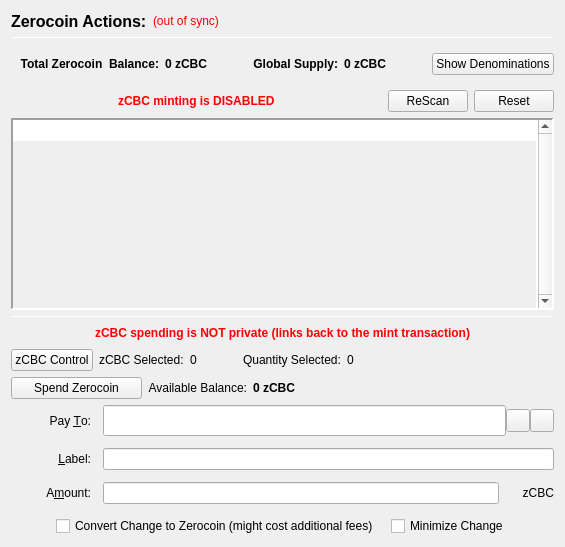
                  <widget class="QFrame" name="verticalFrameLeft">
                   <layout class="QVBoxLayout" name="verticalLayout_2">
                    <item>
                     <layout class="QVBoxLayout" name="verticalLayout_3">
                      <item>
                       <layout class="QHBoxLayout" name="horizontalLayout_3">
                        <item>
                         <widget class="QLabel" name="labelzCBCActions">
                          <property name="font">
                           <font>
                            <pointsize>12</pointsize>
                            <weight>75</weight>
                            <bold>true</bold>
                           </font>
                          </property>
                          <property name="text">
                           <string>Zerocoin Actions:</string>
                          </property>
                          <property name="alignment">
                           <set>Qt::AlignLeading|Qt::AlignLeft|Qt::AlignVCenter</set>
                          </property>
                         </widget>
                        </item>
                        <item>
                         <widget class="QLabel" name="labelzCBCSyncStatus">
                          <property name="toolTip">
                           <string>The displayed information may be out of date. Your wallet automatically synchronizes with the Cybercoin network after a connection is established, but this process has not completed yet.</string>
                          </property>
                          <property name="styleSheet">
                           <string notr="true">QLabel { color: red; }</string>
                          </property>
                          <property name="text">
                           <string notr="true">(out of sync)</string>
                          </property>
                          <property name="alignment">
                           <set>Qt::AlignLeading|Qt::AlignLeft|Qt::AlignVCenter</set>
                          </property>
                         </widget>
                        </item>
                        <item>
                         <spacer name="horizontalSpacer">
                          <property name="orientation">
                           <enum>Qt::Horizontal</enum>
                          </property>
                          <property name="sizeHint" stdset="0">
                           <size>
                            <width>40</width>
                            <height>20</height>
                           </size>
                          </property>
                         </spacer>
                        </item>
                       </layout>
                      </item>
                      <item>
                       <widget class="Line" name="lineUpperLeft">
                        <property name="minimumSize">
                         <size>
                          <width>0</width>
                          <height>1</height>
                         </size>
                        </property>
                        <property name="maximumSize">
                         <size>
                          <width>16777215</width>
                          <height>1</height>
                         </size>
                        </property>
                        <property name="frameShadow">
                         <enum>QFrame::Sunken</enum>
                        </property>
                        <property name="orientation">
                         <enum>Qt::Horizontal</enum>
                        </property>
                       </widget>
                      </item>
                      <item>
                       <widget class="QFrame" name="balanceSupplyFrame">
                        <layout class="QHBoxLayout" name="horizontalLayout_2" stretch="0,0,0,1,0">
                         <property name="rightMargin">
                          <number>0</number>
                         </property>
                         <item>
                          <layout class="QHBoxLayout" name="horizontalLayout_34">
                           <item>
                            <widget class="QLabel" name="labelzAvailableText_3">
                             <property name="font">
                              <font>
                               <weight>75</weight>
                               <bold>true</bold>
                              </font>
                             </property>
                             <property name="toolTip">
                              <string>Total Balance including unconfirmed and immature zCBC</string>
                             </property>
                             <property name="text">
                              <string>Total Zerocoin  Balance:</string>
                             </property>
                             <property name="alignment">
                              <set>Qt::AlignRight|Qt::AlignTrailing|Qt::AlignVCenter</set>
                             </property>
                            </widget>
                           </item>
                           <item>
                            <widget class="QLabel" name="labelzAvailableAmount_4">
                             <property name="minimumSize">
                              <size>
                               <width>40</width>
                               <height>0</height>
                              </size>
                             </property>
                             <property name="font">
                              <font>
                               <weight>75</weight>
                               <bold>true</bold>
                              </font>
                             </property>
                             <property name="toolTip">
                              <string>Total Balance including unconfirmed and immature zCBC</string>
                             </property>
                             <property name="text">
                              <string>0 zCBC</string>
                             </property>
                             <property name="alignment">
                              <set>Qt::AlignLeading|Qt::AlignLeft|Qt::AlignVCenter</set>
                             </property>
                            </widget>
                           </item>
                          </layout>
                         </item>
                         <item>
                          <spacer name="horizontalSpacer_32">
                           <property name="orientation">
                            <enum>Qt::Horizontal</enum>
                           </property>
                           <property name="sizeHint" stdset="0">
                            <size>
                             <width>40</width>
                             <height>20</height>
                            </size>
                           </property>
                          </spacer>
                         </item>
                         <item>
                          <layout class="QHBoxLayout" name="horizontalLayout_35">
                           <item>
                            <widget class="QLabel" name="labelZsupplyText_2">
                             <property name="font">
                              <font>
                               <weight>75</weight>
                               <bold>true</bold>
                              </font>
                             </property>
                             <property name="text">
                              <string>Global Supply:</string>
                             </property>
                             <property name="alignment">
                              <set>Qt::AlignRight|Qt::AlignTrailing|Qt::AlignVCenter</set>
                             </property>
                            </widget>
                           </item>
                           <item>
                            <widget class="QLabel" name="labelZsupplyAmount_2">
                             <property name="font">
                              <font>
                               <weight>75</weight>
                               <bold>true</bold>
                              </font>
                             </property>
                             <property name="text">
                              <string>0 zCBC</string>
                             </property>
                            </widget>
                           </item>
                          </layout>
                         </item>
                         <item>
                          <spacer name="horizontalSpacer_31">
                           <property name="orientation">
                            <enum>Qt::Horizontal</enum>
                           </property>
                           <property name="sizeHint" stdset="0">
                            <size>
                             <width>40</width>
                             <height>20</height>
                            </size>
                           </property>
                          </spacer>
                         </item>
                         <item>
                          <widget class="QPushButton" name="pushButtonShowDenoms">
                           <property name="toolTip">
                            <string>Show zCBC denominations list</string>
                           </property>
                           <property name="text">
                            <string>Show Denominations</string>
                           </property>
                          </widget>
                         </item>
                        </layout>
                       </widget>
                      </item>
                      <item>
                       <layout class="QHBoxLayout" name="horizontalLayout_4">
                        <item>
                         <spacer name="horizontalSpacer_2">
                          <property name="orientation">
                           <enum>Qt::Horizontal</enum>
                          </property>
                          <property name="sizeHint" stdset="0">
                           <size>
                            <width>40</width>
                            <height>20</height>
                           </size>
                          </property>
                         </spacer>
                        </item>
                        <item>
                         <widget class="QLabel" name="label">
                          <property name="styleSheet">
                           <string notr="true">color: red;
font-weight: bold;</string>
                          </property>
                          <property name="text">
                           <string>zCBC minting is DISABLED</string>
                          </property>
                         </widget>
                        </item>
                        <item>
                         <spacer name="horizontalSpacer_3">
                          <property name="orientation">
                           <enum>Qt::Horizontal</enum>
                          </property>
                          <property name="sizeHint" stdset="0">
                           <size>
                            <width>40</width>
                            <height>20</height>
                           </size>
                          </property>
                         </spacer>
                        </item>
                        <item>
                         <widget class="QPushButton" name="pushButtonMintReset">
                          <property name="maximumSize">
                           <size>
                            <width>80</width>
                            <height>16777215</height>
                           </size>
                          </property>
                          <property name="toolTip">
                           <string>Rescan the complete blockchain for  Zerocoin mints and their meta-data.</string>
                          </property>
                          <property name="text">
                           <string>ReScan</string>
                          </property>
                         </widget>
                        </item>
                        <item>
                         <widget class="QPushButton" name="pushButtonSpentReset">
                          <property name="maximumSize">
                           <size>
                            <width>80</width>
                            <height>16777215</height>
                           </size>
                          </property>
                          <property name="toolTip">
                           <string>Reset Zerocoin Wallet DB. Deletes transactions that did not make it into the blockchain.</string>
                          </property>
                          <property name="text">
                           <string>Reset</string>
                          </property>
                         </widget>
                        </item>
                       </layout>
                      </item>
                      <item>
                       <widget class="QPlainTextEdit" name="TEMintStatus">
                        <property name="font">
                         <font>
                          <pointsize>8</pointsize>
                         </font>
                        </property>
                        <property name="toolTip">
                         <string>Status and/or Mesages from the last Mint Action.</string>
                        </property>
                        <property name="frameShape">
                         <enum>QFrame::Panel</enum>
                        </property>
                        <property name="frameShadow">
                         <enum>QFrame::Sunken</enum>
                        </property>
                        <property name="lineWidth">
                         <number>2</number>
                        </property>
                        <property name="midLineWidth">
                         <number>2</number>
                        </property>
                        <property name="verticalScrollBarPolicy">
                         <enum>Qt::ScrollBarAlwaysOn</enum>
                        </property>
                        <property name="horizontalScrollBarPolicy">
                         <enum>Qt::ScrollBarAlwaysOff</enum>
                        </property>
                        <property name="readOnly">
                         <bool>true</bool>
                        </property>
                        <property name="plainText">
                         <string notr="true"/>
                        </property>
                        <property name="backgroundVisible">
                         <bool>true</bool>
                        </property>
                       </widget>
                      </item>
                      <item>
                       <widget class="Line" name="line">
                        <property name="minimumSize">
                         <size>
                          <width>0</width>
                          <height>1</height>
                         </size>
                        </property>
                        <property name="maximumSize">
                         <size>
                          <width>16777215</width>
                          <height>1</height>
                         </size>
                        </property>
                        <property name="orientation">
                         <enum>Qt::Horizontal</enum>
                        </property>
                       </widget>
                      </item>
                      <item>
                       <layout class="QHBoxLayout" name="horizontalLayout_7">
                        <item>
                         <spacer name="horizontalSpacer_18">
                          <property name="orientation">
                           <enum>Qt::Horizontal</enum>
                          </property>
                          <property name="sizeHint" stdset="0">
                           <size>
                            <width>40</width>
                            <height>20</height>
                           </size>
                          </property>
                         </spacer>
                        </item>
                        <item>
                         <widget class="QLabel" name="label_2">
                          <property name="styleSheet">
                           <string notr="true">color: red;
font-weight: bold;</string>
                          </property>
                          <property name="text">
                           <string>zCBC spending is NOT private (links back to the mint transaction)</string>
                          </property>
                         </widget>
                        </item>
                        <item>
                         <spacer name="horizontalSpacer_30">
                          <property name="orientation">
                           <enum>Qt::Horizontal</enum>
                          </property>
                          <property name="sizeHint" stdset="0">
                           <size>
                            <width>40</width>
                            <height>20</height>
                           </size>
                          </property>
                         </spacer>
                        </item>
                       </layout>
                      </item>
                      <item>
                       <layout class="QHBoxLayout" name="horizontalLayout_24">
                        <property name="leftMargin">
                         <number>0</number>
                        </property>
                        <property name="bottomMargin">
                         <number>0</number>
                        </property>
                        <item>
                         <widget class="QPushButton" name="pushButtonZPivControl">
                          <property name="text">
                           <string>zCBC Control</string>
                          </property>
                         </widget>
                        </item>
                        <item>
                         <widget class="QLabel" name="labelzPivSelected">
                          <property name="text">
                           <string>zCBC Selected:</string>
                          </property>
                         </widget>
                        </item>
                        <item>
                         <widget class="QLabel" name="labelzPivSelected_int">
                          <property name="text">
                           <string>0</string>
                          </property>
                         </widget>
                        </item>
                        <item>
                         <spacer name="horizontalSpacer_17">
                          <property name="orientation">
                           <enum>Qt::Horizontal</enum>
                          </property>
                          <property name="sizeType">
                           <enum>QSizePolicy::Fixed</enum>
                          </property>
                          <property name="sizeHint" stdset="0">
                           <size>
                            <width>40</width>
                            <height>20</height>
                           </size>
                          </property>
                         </spacer>
                        </item>
                        <item>
                         <widget class="QLabel" name="labelQuantitySelected">
                          <property name="text">
                           <string>Quantity Selected:</string>
                          </property>
                         </widget>
                        </item>
                        <item>
                         <widget class="QLabel" name="labelQuantitySelected_int">
                          <property name="text">
                           <string>0</string>
                          </property>
                         </widget>
                        </item>
                        <item>
                         <spacer name="horizontalSpacer_19">
                          <property name="orientation">
                           <enum>Qt::Horizontal</enum>
                          </property>
                          <property name="sizeHint" stdset="0">
                           <size>
                            <width>40</width>
                            <height>20</height>
                           </size>
                          </property>
                         </spacer>
                        </item>
                       </layout>
                      </item>
                      <item>
                       <layout class="QHBoxLayout" name="horizontalLayout_6">
                        <item>
                         <widget class="QPushButton" name="pushButtonSpendzCBC">
                          <property name="minimumSize">
                           <size>
                            <width>131</width>
                            <height>0</height>
                           </size>
                          </property>
                          <property name="toolTip">
                           <string>Spend Zerocoin. Without 'Pay To:' address creates payments to yourself.</string>
                          </property>
                          <property name="text">
                           <string>Spend Zerocoin</string>
                          </property>
                         </widget>
                        </item>
                        <item>
                         <widget class="QLabel" name="labelzCBCBalanceText">
                          <property name="toolTip">
                           <string>Available (mature and spendable) zCBC for spending</string>
                          </property>
                          <property name="text">
                           <string>Available Balance:</string>
                          </property>
                          <property name="alignment">
                           <set>Qt::AlignRight|Qt::AlignTrailing|Qt::AlignVCenter</set>
                          </property>
                         </widget>
                        </item>
                        <item>
                         <widget class="QLabel" name="labelzAvailableAmount_2">
                          <property name="font">
                           <font>
                            <weight>75</weight>
                            <bold>true</bold>
                           </font>
                          </property>
                          <property name="toolTip">
                           <string>Available (mature and spendable) zCBC for spending

zCBC are mature when they have more than 20 confirmations AND more than 2 mints of the same denomination after them were minted</string>
                          </property>
                          <property name="text">
                           <string>0 zCBC</string>
                          </property>
                          <property name="alignment">
                           <set>Qt::AlignLeading|Qt::AlignLeft|Qt::AlignVCenter</set>
                          </property>
                         </widget>
                        </item>
                        <item>
                         <spacer name="horizontalSpacer_4">
                          <property name="orientation">
                           <enum>Qt::Horizontal</enum>
                          </property>
                          <property name="sizeHint" stdset="0">
                           <size>
                            <width>40</width>
                            <height>20</height>
                           </size>
                          </property>
                         </spacer>
                        </item>
                       </layout>
                      </item>
                      <item>
                       <layout class="QGridLayout" name="gridLayout_7">
                        <property name="spacing">
                         <number>12</number>
                        </property>
                        <item row="0" column="0">
                         <widget class="QLabel" name="payToLabel">
                          <property name="minimumSize">
                           <size>
                            <width>80</width>
                            <height>0</height>
                           </size>
                          </property>
                          <property name="text">
                           <string>Pay &amp;To:</string>
                          </property>
                          <property name="alignment">
                           <set>Qt::AlignRight|Qt::AlignTrailing|Qt::AlignVCenter</set>
                          </property>
                          <property name="buddy">
                           <cstring>payTo</cstring>
                          </property>
                         </widget>
                        </item>
                        <item row="0" column="1">
                         <layout class="QHBoxLayout" name="payToLayout">
                          <property name="spacing">
                           <number>0</number>
                          </property>
                          <item>
                           <widget class="QValidatedLineEdit" name="payTo">
                            <property name="enabled">
                             <bool>true</bool>
                            </property>
                            <property name="minimumSize">
                             <size>
                              <width>0</width>
                              <height>31</height>
                             </size>
                            </property>
                            <property name="toolTip">
                             <string>The Cybercoin address to send the payment to. Creates local payment to yourself when empty.</string>
                            </property>
                           </widget>
                          </item>
                          <item>
                           <widget class="QToolButton" name="addressBookButton">
                            <property name="toolTip">
                             <string>Choose previously used address</string>
                            </property>
                            <property name="text">
                             <string/>
                            </property>
                            <property name="icon">
                             <iconset resource="../cybercoin.qrc">
                              <normaloff>:/icons/address-book</normaloff>:/icons/address-book</iconset>
                            </property>
                            <property name="shortcut">
                             <string>Alt+A</string>
                            </property>
                           </widget>
                          </item>
                          <item>
                           <widget class="QToolButton" name="pasteButton">
                            <property name="toolTip">
                             <string>Paste address from clipboard</string>
                            </property>
                            <property name="text">
                             <string/>
                            </property>
                            <property name="icon">
                             <iconset resource="../cybercoin.qrc">
                              <normaloff>:/icons/editpaste</normaloff>:/icons/editpaste</iconset>
                            </property>
                            <property name="shortcut">
                             <string>Alt+P</string>
                            </property>
                           </widget>
                          </item>
                         </layout>
                        </item>
                        <item row="1" column="0">
                         <widget class="QLabel" name="labelLabel">
                          <property name="minimumSize">
                           <size>
                            <width>80</width>
                            <height>0</height>
                           </size>
                          </property>
                          <property name="text">
                           <string>&amp;Label:</string>
                          </property>
                          <property name="alignment">
                           <set>Qt::AlignRight|Qt::AlignTrailing|Qt::AlignVCenter</set>
                          </property>
                          <property name="buddy">
                           <cstring>addAsLabel</cstring>
                          </property>
                         </widget>
                        </item>
                        <item row="1" column="1">
                         <widget class="QLineEdit" name="addAsLabel">
                          <property name="toolTip">
                           <string>Enter a label for this address to add it to the list of used addresses</string>
                          </property>
                         </widget>
                        </item>
                        <item row="2" column="0">
                         <widget class="QLabel" name="amountLabel">
                          <property name="minimumSize">
                           <size>
                            <width>80</width>
                            <height>0</height>
                           </size>
                          </property>
                          <property name="text">
                           <string>A&amp;mount:</string>
                          </property>
                          <property name="alignment">
                           <set>Qt::AlignRight|Qt::AlignTrailing|Qt::AlignVCenter</set>
                          </property>
                          <property name="buddy">
                           <cstring>zCBCpayAmount</cstring>
                          </property>
                         </widget>
                        </item>
                        <item row="2" column="1">
                         <layout class="QHBoxLayout" name="horizontalLayout_9">
                          <property name="spacing">
                           <number>0</number>
                          </property>
                          <item>
                           <widget class="QLineEdit" name="zCBCpayAmount"/>
                          </item>
                          <item>
                           <widget class="QLabel" name="labelzCBC">
                            <property name="minimumSize">
                             <size>
                              <width>55</width>
                              <height>0</height>
                             </size>
                            </property>
                            <property name="text">
                             <string>zCBC</string>
                            </property>
                            <property name="alignment">
                             <set>Qt::AlignRight|Qt::AlignTrailing|Qt::AlignVCenter</set>
                            </property>
                           </widget>
                          </item>
                         </layout>
                        </item>
                        <item row="3" column="0" colspan="2">
                         <layout class="QHBoxLayout" name="horizontalLayout_10">
                          <item>
                           <spacer name="horizontalSpacer_5">
                            <property name="orientation">
                             <enum>Qt::Horizontal</enum>
                            </property>
                            <property name="sizeHint" stdset="0">
                             <size>
                              <width>40</width>
                              <height>20</height>
                             </size>
                            </property>
                           </spacer>
                          </item>
                          <item>
                           <widget class="QCheckBox" name="checkBoxMintChange">
                            <property name="sizePolicy">
                             <sizepolicy hsizetype="MinimumExpanding" vsizetype="Fixed">
                              <horstretch>0</horstretch>
                              <verstretch>0</verstretch>
                             </sizepolicy>
                            </property>
                            <property name="layoutDirection">
                             <enum>Qt::LeftToRight</enum>
                            </property>
                            <property name="text">
                             <string>Convert Change to Zerocoin (might cost additional fees)</string>
                            </property>
                           </widget>
                          </item>
                          <item>
                           <widget class="QCheckBox" name="checkBoxMinimizeChange">
                            <property name="toolTip">
                             <string>If checked, the wallet tries to minimize the returning change instead of minimizing the number of spent denominations.</string>
                            </property>
                            <property name="text">
                             <string>Minimize Change</string>
                            </property>
                           </widget>
                          </item>
                          <item>
                           <spacer name="horizontalSpacer_6">
                            <property name="orientation">
                             <enum>Qt::Horizontal</enum>
                            </property>
                            <property name="sizeHint" stdset="0">
                             <size>
                              <width>40</width>
                              <height>20</height>
                             </size>
                            </property>
                           </spacer>
                          </item>
                         </layout>
                        </item>
                       </layout>
                      </item>
                     </layout>
                    </item>
                   </layout>
                  </widget>
